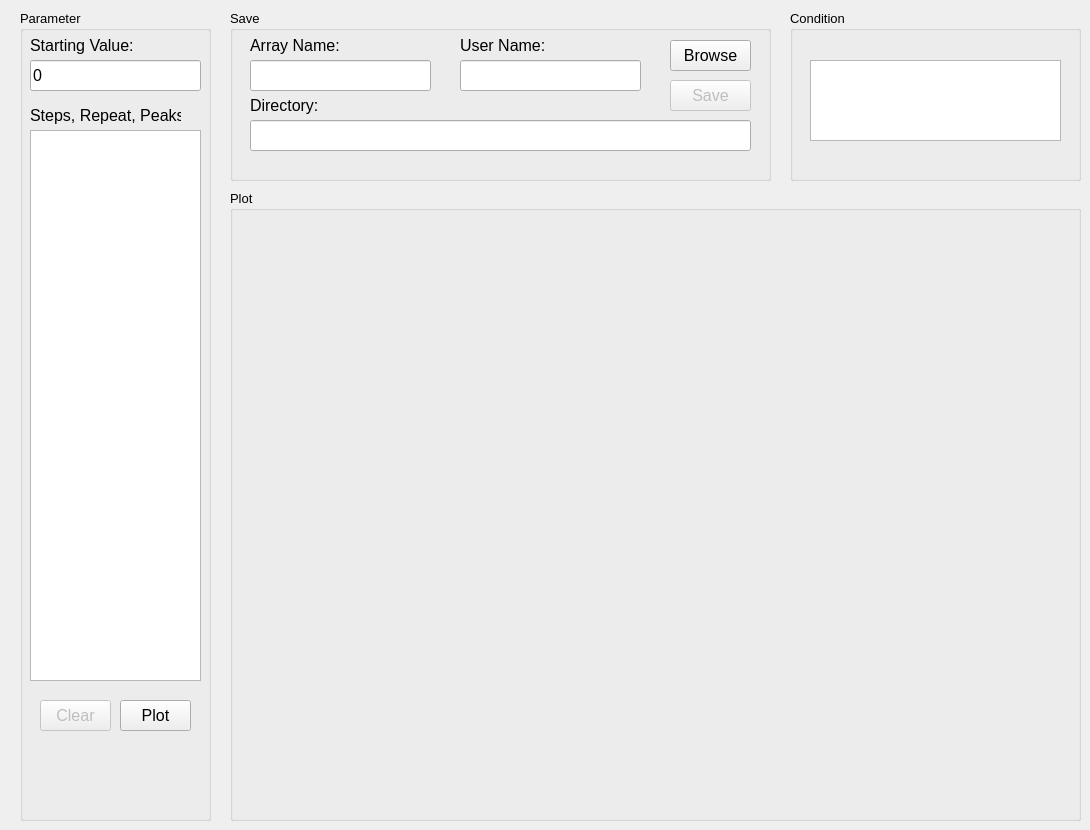
            <widget class="QWidget" name="tab_1">
             <attribute name="title">
              <string>Array Builder</string>
             </attribute>
             <widget class="QGroupBox" name="groupBox_parameter">
              <property name="geometry">
               <rect>
                <x>20</x>
                <y>10</y>
                <width>191</width>
                <height>811</height>
               </rect>
              </property>
              <property name="font">
               <font>
                <pointsize>10</pointsize>
               </font>
              </property>
              <property name="title">
               <string>Parameter</string>
              </property>
              <widget class="QLabel" name="label_starting_value">
               <property name="geometry">
                <rect>
                 <x>10</x>
                 <y>20</y>
                 <width>111</width>
                 <height>31</height>
                </rect>
               </property>
               <property name="font">
                <font>
                 <pointsize>12</pointsize>
                </font>
               </property>
               <property name="text">
                <string>Starting Value:</string>
               </property>
              </widget>
              <widget class="QLineEdit" name="lineEdit_start">
               <property name="geometry">
                <rect>
                 <x>10</x>
                 <y>50</y>
                 <width>171</width>
                 <height>31</height>
                </rect>
               </property>
               <property name="font">
                <font>
                 <pointsize>12</pointsize>
                </font>
               </property>
               <property name="text">
                <string>0</string>
               </property>
              </widget>
              <widget class="QPushButton" name="pushButton_plot">
               <property name="geometry">
                <rect>
                 <x>100</x>
                 <y>690</y>
                 <width>71</width>
                 <height>31</height>
                </rect>
               </property>
               <property name="font">
                <font>
                 <pointsize>12</pointsize>
                </font>
               </property>
               <property name="text">
                <string>Plot</string>
               </property>
              </widget>
              <widget class="QPushButton" name="pushButton_clear">
               <property name="enabled">
                <bool>false</bool>
               </property>
               <property name="geometry">
                <rect>
                 <x>20</x>
                 <y>690</y>
                 <width>71</width>
                 <height>31</height>
                </rect>
               </property>
               <property name="font">
                <font>
                 <pointsize>12</pointsize>
                </font>
               </property>
               <property name="text">
                <string>Clear</string>
               </property>
              </widget>
              <widget class="QTextEdit" name="textEdit_peaks_steps">
               <property name="geometry">
                <rect>
                 <x>10</x>
                 <y>120</y>
                 <width>171</width>
                 <height>551</height>
                </rect>
               </property>
               <property name="font">
                <font>
                 <pointsize>20</pointsize>
                 <strikeout>false</strikeout>
                 <kerning>true</kerning>
                </font>
               </property>
               <property name="cursor" stdset="0">
                <cursorShape>IBeamCursor</cursorShape>
               </property>
               <property name="horizontalScrollBarPolicy">
                <enum>Qt::ScrollBarAsNeeded</enum>
               </property>
               <property name="tabStopWidth">
                <number>80</number>
               </property>
               <property name="cursorWidth">
                <number>2</number>
               </property>
              </widget>
              <widget class="QLabel" name="label_2">
               <property name="geometry">
                <rect>
                 <x>10</x>
                 <y>90</y>
                 <width>151</width>
                 <height>31</height>
                </rect>
               </property>
               <property name="font">
                <font>
                 <pointsize>12</pointsize>
                </font>
               </property>
               <property name="text">
                <string>Steps, Repeat, Peaks:</string>
               </property>
              </widget>
             </widget>
             <widget class="QGroupBox" name="groupBox_save_general">
              <property name="geometry">
               <rect>
                <x>230</x>
                <y>10</y>
                <width>541</width>
                <height>171</height>
               </rect>
              </property>
              <property name="font">
               <font>
                <pointsize>10</pointsize>
               </font>
              </property>
              <property name="title">
               <string>Save</string>
              </property>
              <widget class="QLineEdit" name="lineEdit_array_name">
               <property name="geometry">
                <rect>
                 <x>20</x>
                 <y>50</y>
                 <width>181</width>
                 <height>31</height>
                </rect>
               </property>
               <property name="font">
                <font>
                 <pointsize>12</pointsize>
                </font>
               </property>
              </widget>
              <widget class="QLabel" name="label_4">
               <property name="geometry">
                <rect>
                 <x>20</x>
                 <y>20</y>
                 <width>111</width>
                 <height>31</height>
                </rect>
               </property>
               <property name="font">
                <font>
                 <pointsize>12</pointsize>
                </font>
               </property>
               <property name="text">
                <string>Array Name:</string>
               </property>
              </widget>
              <widget class="QPushButton" name="pushButton_save">
               <property name="enabled">
                <bool>false</bool>
               </property>
               <property name="geometry">
                <rect>
                 <x>440</x>
                 <y>70</y>
                 <width>81</width>
                 <height>31</height>
                </rect>
               </property>
               <property name="font">
                <font>
                 <pointsize>12</pointsize>
                </font>
               </property>
               <property name="text">
                <string>Save</string>
               </property>
              </widget>
              <widget class="QLabel" name="label_6">
               <property name="geometry">
                <rect>
                 <x>20</x>
                 <y>80</y>
                 <width>111</width>
                 <height>31</height>
                </rect>
               </property>
               <property name="font">
                <font>
                 <pointsize>12</pointsize>
                </font>
               </property>
               <property name="text">
                <string>Directory:</string>
               </property>
              </widget>
              <widget class="QLineEdit" name="lineEdit_directory_save">
               <property name="geometry">
                <rect>
                 <x>20</x>
                 <y>110</y>
                 <width>501</width>
                 <height>31</height>
                </rect>
               </property>
               <property name="font">
                <font>
                 <pointsize>12</pointsize>
                </font>
               </property>
              </widget>
              <widget class="QPushButton" name="pushButton_browse_save">
               <property name="geometry">
                <rect>
                 <x>440</x>
                 <y>30</y>
                 <width>81</width>
                 <height>31</height>
                </rect>
               </property>
               <property name="font">
                <font>
                 <pointsize>12</pointsize>
                </font>
               </property>
               <property name="text">
                <string>Browse</string>
               </property>
              </widget>
              <widget class="QLabel" name="label_10">
               <property name="geometry">
                <rect>
                 <x>230</x>
                 <y>20</y>
                 <width>111</width>
                 <height>31</height>
                </rect>
               </property>
               <property name="font">
                <font>
                 <pointsize>12</pointsize>
                </font>
               </property>
               <property name="text">
                <string>User Name:</string>
               </property>
              </widget>
              <widget class="QLineEdit" name="lineEdit_user_name">
               <property name="geometry">
                <rect>
                 <x>230</x>
                 <y>50</y>
                 <width>181</width>
                 <height>31</height>
                </rect>
               </property>
               <property name="font">
                <font>
                 <pointsize>12</pointsize>
                </font>
               </property>
              </widget>
             </widget>
             <widget class="QGroupBox" name="groupBox_plot">
              <property name="geometry">
               <rect>
                <x>230</x>
                <y>190</y>
                <width>851</width>
                <height>631</height>
               </rect>
              </property>
              <property name="font">
               <font>
                <pointsize>10</pointsize>
               </font>
              </property>
              <property name="title">
               <string>Plot</string>
              </property>
              <widget class="MatplotlibWidget" name="mplwidget_general">
               <property name="geometry">
                <rect>
                 <x>350</x>
                 <y>270</y>
                 <width>16</width>
                 <height>16</height>
                </rect>
               </property>
              </widget>
              <widget class="QWidget" name="widget_general" native="true">
               <property name="geometry">
                <rect>
                 <x>0</x>
                 <y>10</y>
                 <width>851</width>
                 <height>621</height>
                </rect>
               </property>
              </widget>
             </widget>
             <widget class="QGroupBox" name="groupBox_condition_general">
              <property name="geometry">
               <rect>
                <x>790</x>
                <y>10</y>
                <width>291</width>
                <height>171</height>
               </rect>
              </property>
              <property name="font">
               <font>
                <pointsize>10</pointsize>
               </font>
              </property>
              <property name="title">
               <string>Condition</string>
              </property>
              <widget class="QTextEdit" name="textEdit_condition">
               <property name="geometry">
                <rect>
                 <x>20</x>
                 <y>50</y>
                 <width>251</width>
                 <height>81</height>
                </rect>
               </property>
               <property name="font">
                <font>
                 <pointsize>14</pointsize>
                </font>
               </property>
              </widget>
             </widget>
            </widget>
